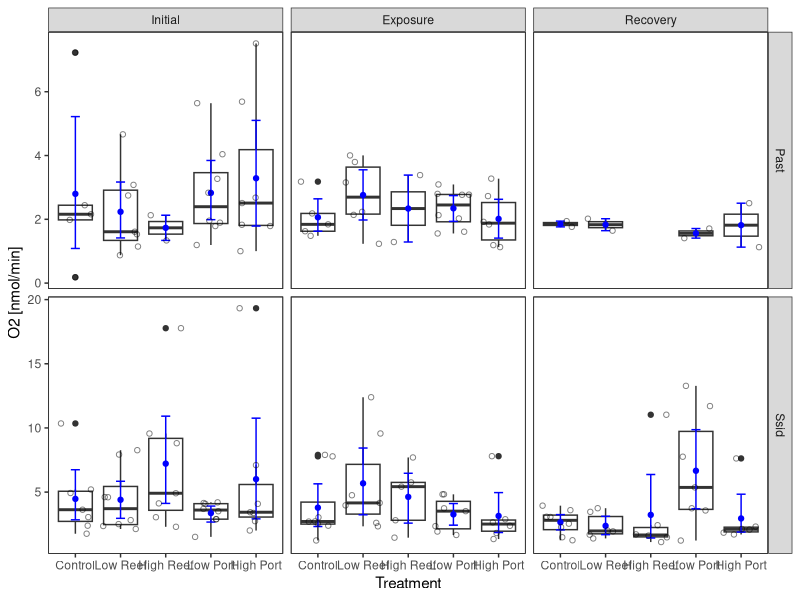
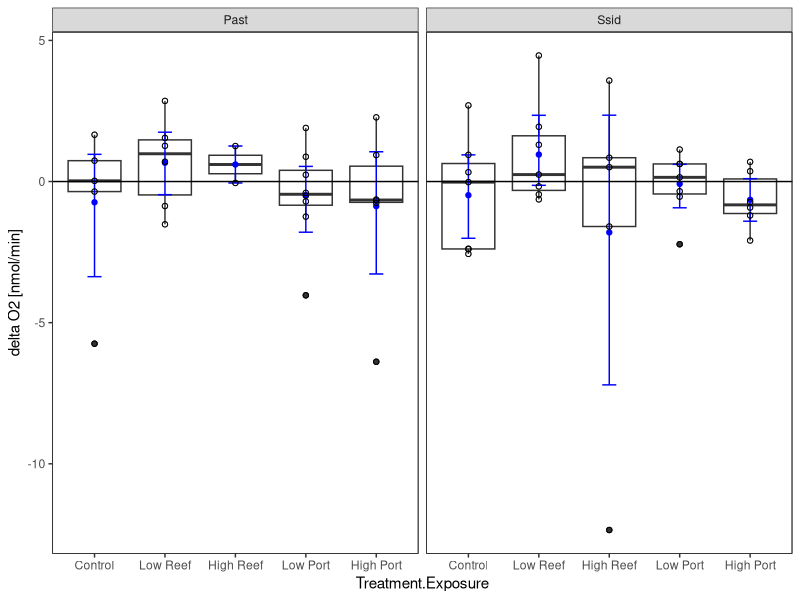
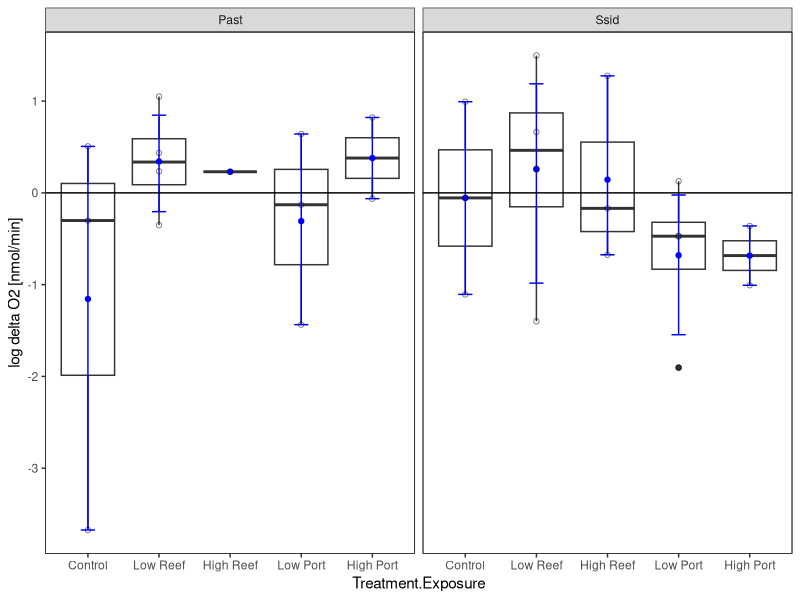
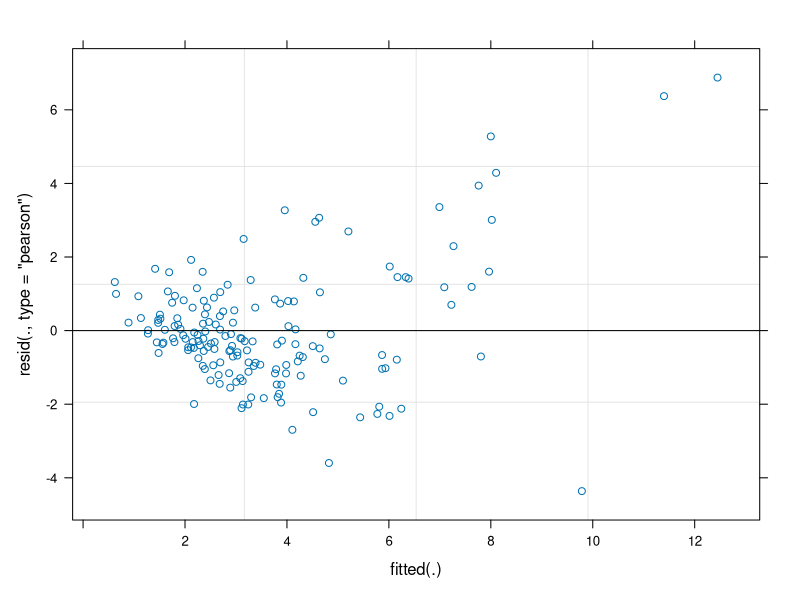

These figures' R source, in order: (Note: this script raises an error after producing the figures.)
## ---- chunk 1
knitr::opts_chunk$set(echo = TRUE, warning=FALSE, message=FALSE)
## ---- chunk 2

# Load all libraries and sources required to run the script
    library(tidyverse)
    library(ggthemes)
    library(ggplot2)

    library(lme4)
    library(lmerTest)
    #library(multcomp)
    #library(multcompView)
    #library(emmeans)
    #library(effects)
     
    ggthe_bw<-theme_bw()+
    theme(panel.grid= element_blank(),
          legend.box.background = element_rect(),
          panel.background =element_rect(fill = NA, color = "black")
          )
  
## ---- chunk 3
# Data
    data<-read.csv("Data/Respiration_Adults.csv", header = TRUE)
    summary(data)
    
    data$Core<-paste(data$Species, data$Core, sep = "-")
    data$Tank<-factor(data$Tank, ordered = F)
    data$Plate<-factor(data$Plate, ordered = F)
    data$Well<-factor(data$Well, ordered = F)
    data$Timepoint<-factor(data$Timepoint,
                           levels=c("Initial", "Exposure","Recovery"))
    
    data<-data[data$Treatment!="Reef High Shaded", ]
    data<-data[data$Treatment!="Port High Shaded", ]
    data$Treatment<-factor(data$Treatment, 
                            # levels=c("Control", "Low Reef","High Reef",
                            #         "Reef High Shaded", 
                            #         "Low Port","High Port", "Port High Shaded"))
                            levels=c("Control", "Low Reef","High Reef",
                                    "Low Port","High Port"))
    data<-data[complete.cases(data[ , 7]),]
    summary(data)
    
    wide.data<-select(data, c("Species", "Core", "Timepoint", "Tank", "Treatment", "FINAL.MO2..nmol.min."))
    wide.data<- reshape(wide.data, idvar = "Core", timevar = "Timepoint", direction = "wide")
    head(wide.data)
    wide.data$change<-wide.data$FINAL.MO2..nmol.min..Exposure-wide.data$FINAL.MO2..nmol.min..Initial
    wide.data<-wide.data[which(wide.data$Species.Exposure!="NA"),]
  # YII.Wide$treat_rec<-YII.Wide$YII.after_exposure-YII.Wide$YII.after_recovery
## ---- chunk 4
O2<- ggplot(data, aes (Treatment, FINAL.MO2..nmol.min.)) +
  geom_boxplot ()+
  stat_summary(fun.data = "mean_cl_boot",geom = "errorbar", width = 0.2,  color="blue" )+
  stat_summary(fun=mean, geom="point",  color="blue") + 
  #geom_point(shape=21)+

  geom_jitter(alpha=0.5, shape=21)+
  theme(legend.position = "bottom")+
  scale_y_continuous(# limits = c(0, 15),
                      #   breaks = seq(0,1,0.2),  
                      #   expand = c(0.01, 0.01),
                         name=("O2 [nmol/min]")) +
  ggthe_bw +
  facet_grid(Species~Timepoint, scales = "free_y")
O2
## ---- chunk 5
delta_O2<- ggplot(wide.data, aes (Treatment.Exposure, change)) +
  geom_boxplot ()+
  stat_summary(fun.data = "mean_cl_boot",geom = "errorbar", width = 0.2, colour="blue")+
  stat_summary(fun=mean, geom="point", colour="blue") + 
  geom_point(shape=21)+

  geom_point(alpha=0.5, shape=21)+
  theme(legend.position = "bottom")+
  scale_y_continuous(#limits = c(0, 15),
                      #   breaks = seq(0,1,0.2),  
                      #   expand = c(0.01, 0.01),
                         name=("delta O2 [nmol/min]")) +
  ggthe_bw + geom_abline(slope = 0, intercept = 0)+
  facet_grid(~Species.Exposure)
delta_O2


log_delta_O2<- ggplot(wide.data, aes (Treatment.Exposure, log(change))) +
  geom_boxplot ()+
  stat_summary(fun.data = "mean_cl_boot",geom = "errorbar", width = 0.2, colour="blue")+
  stat_summary(fun=mean, geom="point", colour="blue") + 
  #geom_point(shape=21)+

  geom_point(alpha=0.5, shape=21)+
  theme(legend.position = "bottom")+
  scale_y_continuous(#limits = c(0, 15),
                      #   breaks = seq(0,1,0.2),  
                      #   expand = c(0.01, 0.01),
                         name=("log delta O2 [nmol/min]")) +
  ggthe_bw + geom_abline(slope = 0, intercept = 0)+
  facet_grid(~Species.Exposure)
log_delta_O2
## ---- chunk 6
## model 1: LMER for both species
  fit1<-lmerTest::lmer(FINAL.MO2..nmol.min. ~Treatment * Timepoint +
                         Species + (1|Core), data=data)
  isSingular(fit1)
  anova(fit1)
  ranova(fit1)
  summary(fit1)
  par(mfrow=c(2,2))
  plot(fit1)
  par(mfrow=c(1,1))
  step(fit1)
  
## model 2: LMER for Past
  fit_Past<-lmerTest::lmer(FINAL.MO2..nmol.min. ~Treatment*Timepoint + (1|Core),
            data=data[data$Species=="Past",])
  isSingular(fit_Past)
  anova(fit_Past)
  ranova(fit_Past)
  summary(fit_Past)
  par(mfrow=c(2,2))
  plot(fit_Past)
  par(mfrow=c(1,1))
  #step(fit_Past)
  
## model 3: LMER for Ssid
  fit_Ssid<-lmerTest::lmer(FINAL.MO2..nmol.min. ~Treatment*Timepoint + (1|Core),
               data=data[data$Species=="Ssid",])
  isSingular(fit_Ssid)
  anova(fit_Ssid)
  ranova(fit_Ssid)
  summary(fit_Ssid)
  plot(fit_Ssid)
  #step(fit_Ssid)
## ---- chunk 7
exposure<-data[data$Timepoint=="Exposure", ]

## model 1: LMER for both species
  fit1<-lmerTest::lmer(log(FINAL.MO2..nmol.min.) ~Treatment +
                         Species + (1|Tank), data=exposure)
  isSingular(fit1)
  anova(fit1)
  ranova(fit1)
  summary(fit1)
  par(mfrow=c(2,2))
  plot(fit1)
  par(mfrow=c(1,1))
  #step(fit1)
  
## model 2: LMER for Past
  fit_Past<-lmerTest::lmer(log(FINAL.MO2..nmol.min.) ~Treatment + (1|Tank),
            data=exposure[exposure$Species=="Past",])
  isSingular(fit_Past)
  anova(fit_Past)
  ranova(fit_Past)
  summary(fit_Past)
  par(mfrow=c(2,2))
  plot(fit_Past)
  par(mfrow=c(1,1))
  #step(fit_Past)
  
## model 3: LMER for Ssid
  fit_Ssid<-lmerTest::lmer(log(FINAL.MO2..nmol.min.) ~Treatment + (1|Tank),
               data=exposure[exposure$Species=="Ssid",])
  isSingular(fit_Ssid)
  anova(fit_Ssid)
  ranova(fit_Ssid)
  summary(fit_Ssid)
  plot(fit_Ssid)
  #step(fit_Ssid)
## ---- chunk 8
exposure<-data[data$Timepoint=="Exposure", ]

## model 1: LMER for both species
  fit1<-lmerTest::lmer(FINAL.MO2..nmol.min. ~Treatment +
                         Species + (1|Tank), data=exposure)
  isSingular(fit1)
  anova(fit1)
  ranova(fit1)
  summary(fit1)
  par(mfrow=c(2,2))
  plot(fit1)
  par(mfrow=c(1,1))
  #step(fit1)
  
## model 2: LMER for Past
  fit_Past<-lmerTest::lmer(FINAL.MO2..nmol.min. ~Treatment + (1|Tank),
            data=exposure[exposure$Species=="Past",])
  isSingular(fit_Past)
  anova(fit_Past)
  ranova(fit_Past)
  summary(fit_Past)
  par(mfrow=c(2,2))
  plot(fit_Past)
  par(mfrow=c(1,1))
  #step(fit_Past)
  
## model 3: LMER for Ssid
  fit_Ssid<-lmerTest::lmer(FINAL.MO2..nmol.min. ~Treatment + (1|Tank),
               data=exposure[exposure$Species=="Ssid",])
  isSingular(fit_Ssid)
  anova(fit_Ssid)
  ranova(fit_Ssid)
  summary(fit_Ssid)
  plot(fit_Ssid)
  #step(fit_Ssid)
## ---- chunk 9
recovery<-data[data$Timepoint=="Recovery", ]

## model 1: LMER for both species
  fit1<-lmerTest::lmer(log(FINAL.MO2..nmol.min.) ~Treatment +
                         Species + (1|Tank), data=recovery)
  isSingular(fit1)
  anova(fit1)
  ranova(fit1)
  summary(fit1)
  par(mfrow=c(2,2))
  plot(fit1)
  par(mfrow=c(1,1))
  #step(fit1)
  
## model 2: LMER for Past
  fit_Past<-lmerTest::lmer(log(FINAL.MO2..nmol.min.) ~Treatment + (1|Tank),
            data=recovery[recovery$Species=="Past",])
  isSingular(fit_Past)
  anova(fit_Past)
  ranova(fit_Past)
  summary(fit_Past)
  par(mfrow=c(2,2))
  plot(fit_Past)
  par(mfrow=c(1,1))
  #step(fit_Past)
  
## model 3: LMER for Ssid
  fit_Ssid<-lmerTest::lmer(log(FINAL.MO2..nmol.min.) ~Treatment + (1|Tank),
               data=recovery[recovery$Species=="Ssid",])
  isSingular(fit_Ssid)
  anova(fit_Ssid)
  ranova(fit_Ssid)
  summary(fit_Ssid)
  plot(fit_Ssid)
  #step(fit_Ssid)
## ---- chunk 10
recovery<-data[data$Timepoint=="Recovery", ]

## model 1: LMER for both species
  fit1<-lmerTest::lmer(FINAL.MO2..nmol.min. ~Treatment +
                         Species + (1|Tank), data=recovery)
  isSingular(fit1)
  anova(fit1)
  ranova(fit1)
  summary(fit1)
  par(mfrow=c(2,2))
  plot(fit1)
  par(mfrow=c(1,1))
  #step(fit1)
  
## model 2: LMER for Past
  fit_Past<-lmerTest::lmer(FINAL.MO2..nmol.min. ~Treatment + (1|Tank),
            data=recovery[recovery$Species=="Past",])
  isSingular(fit_Past)
  anova(fit_Past)
  ranova(fit_Past)
  summary(fit_Past)
  par(mfrow=c(2,2))
  plot(fit_Past)
  par(mfrow=c(1,1))
  #step(fit_Past)
  
## model 3: LMER for Ssid
  fit_Ssid<-lmerTest::lmer(FINAL.MO2..nmol.min. ~Treatment + (1|Tank),
               data=recovery[recovery$Species=="Ssid",])
  isSingular(fit_Ssid)
  anova(fit_Ssid)
  ranova(fit_Ssid)
  summary(fit_Ssid)
  plot(fit_Ssid)
  #step(fit_Ssid)
## ---- chunk 11
## model 1: LMER for both species
  fit1<-lmerTest::lmer(change ~Treatment.Exposure * 
                         Species.Exposure + (1|Tank.Exposure), data=wide.data)
  isSingular(fit1)
  anova(fit1)
  ranova(fit1)
  summary(fit1)
  par(mfrow=c(2,2))
  plot(fit1)
  par(mfrow=c(1,1))
  #step(fit1)
  
## model 2: LMER for Past
  fit_Past<-lmerTest::lmer(change ~Treatment.Exposure + (1|Tank.Exposure),
            data=wide.data[wide.data$Species.Exposure=="Past",])
  isSingular(fit_Past)
  anova(fit_Past)
  ranova(fit_Past)
  summary(fit_Past)
  par(mfrow=c(2,2))
  plot(fit_Past)
  par(mfrow=c(1,1))
  #step(fit_Past)
  
## model 3: LMER for Ssid
  fit_Ssid<-lmerTest::lmer(change ~Treatment.Exposure + (1|Tank.Exposure),
               data=wide.data[wide.data$Species.Exposure=="Ssid",])
  isSingular(fit_Ssid)
  anova(fit_Ssid)
  ranova(fit_Ssid)
  summary(fit_Ssid)
  plot(fit_Ssid)
  #step(fit_Ssid)
  
  ## model 3: LMER for Ssid
  fit_Ssid<-lm(change ~Treatment.Exposure,
               data=wide.data[wide.data$Species.Exposure=="Ssid",])
  isSingular(fit_Ssid)
  anova(fit_Ssid)
  ranova(fit_Ssid)
  summary(fit_Ssid)
  plot(fit_Ssid)
  #step(fit_Ssid)
  
    ## model 3: LMER for Ssid
  fit_Ssid<-lm(log(change) ~Treatment.Exposure,
               data=wide.data[wide.data$Species.Exposure=="Ssid",])
  isSingular(fit_Ssid)
  anova(fit_Ssid)
  ranova(fit_Ssid)
  summary(fit_Ssid)
  plot(fit_Ssid)
  #step(fit_Ssid)
## ---- chunk 12
# Pairwise comparisons
  # Day specific comparisons
  # Sw.emmc<-emmeans(fit4, ~Treatment)
  # Sw_groups<-cld(Sw.emmc)
  # Sw_groups
## ---- chunk 13
## model 1: LMER for both species
  fit1<-lm(change ~Treatment.Exposure * Species.Exposure,
              data=wide.data)
 
  anova(fit1)
  summary(fit1)
  par(mfrow=c(2,2))
  plot(fit1)
  par(mfrow=c(1,1))
  #step(fit1)
  
## model 2: LMER for Past
  fit_Past<-lm(change ~Treatment.Exposure,
              data=wide.data[wide.data$Species.Exposure=="Past",])
  anova(fit_Past)
  summary(fit_Past)
  par(mfrow=c(2,2))
  plot(fit_Past)
  par(mfrow=c(1,1))
  #step(fit_Past)
  
## model 3: LMER for Ssid
  fit_Ssid<-lm(change ~Treatment.Exposure,
              data=wide.data[wide.data$Species.Exposure=="Ssid",])
  anova(fit_Ssid)
  summary(fit_Ssid)
  par(mfrow=c(2,2))
  plot(fit_Ssid)
  par(mfrow=c(1,1))
  #step(fit_Ssid)
## ---- chunk 14
## model 1: LMER for both species
  fit1<-lm(log(change) ~Treatment.Exposure * Species.Exposure,
              data=wide.data)
  anova(fit1)
  #ranova(fit1)
  summary(fit1)
  par(mfrow=c(2,2))
  plot(fit1)
  par(mfrow=c(1,1))
  #step(fit1)
  
## model 2: LMER for Past
  fit_Past<-lm(log(change) ~Treatment.Exposure,
              data=wide.data[wide.data$Species.Exposure=="Past",])
  anova(fit_Past)
  summary(fit_Past)
  par(mfrow=c(2,2))
  plot(fit_Past)
  par(mfrow=c(1,1))
  #step(fit_Past)
  
## model 3: LMER for Ssid
  fit_Ssid<-lm(log(change) ~Treatment.Exposure,
              data=wide.data[wide.data$Species.Exposure=="Ssid",])
  anova(fit_Ssid)
  summary(fit_Ssid)
  par(mfrow=c(2,2))
  plot(fit_Ssid)
  par(mfrow=c(1,1))
  #step(fit_Ssid)

# Pairwise comparisons
  # Day specific comparisons
  # Sw.emmc<-emmeans(fit4, ~Treatment)
  # Sw_groups<-cld(Sw.emmc)
  # Sw_groups

## ---- chunk 15
# Creates bibliography 
#knitr::write_bib(c(.packages()), "packages.bib")
